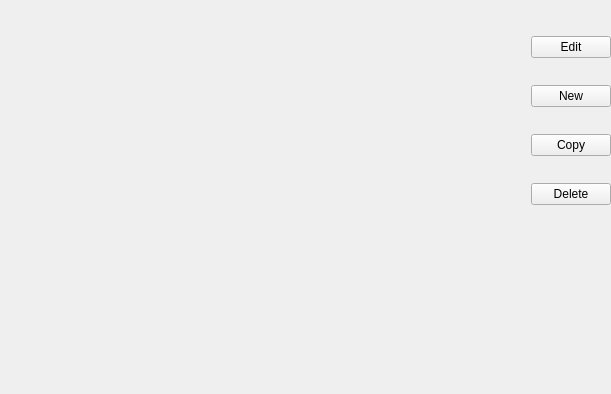
<?xml version="1.0" encoding="UTF-8"?>
<ui version="4.0">
 <class>Programs::CProgramWidget</class>
 <widget class="QWidget" name="Programs::CProgramWidget">
  <property name="geometry">
   <rect>
    <x>0</x>
    <y>0</y>
    <width>611</width>
    <height>394</height>
   </rect>
  </property>
  <layout class="QHBoxLayout" name="horizontalLayout" stretch="1,0">
   <property name="spacing">
    <number>0</number>
   </property>
   <property name="sizeConstraint">
    <enum>QLayout::SetDefaultConstraint</enum>
   </property>
   <property name="leftMargin">
    <number>0</number>
   </property>
   <property name="topMargin">
    <number>9</number>
   </property>
   <property name="rightMargin">
    <number>0</number>
   </property>
   <item>
    <layout class="QHBoxLayout" name="horizontalLayout_2">
     <property name="spacing">
      <number>0</number>
     </property>
     <property name="leftMargin">
      <number>0</number>
     </property>
     <property name="topMargin">
      <number>0</number>
     </property>
     <property name="bottomMargin">
      <number>55</number>
     </property>
     <item>
      <widget class="MainMenu::CScrollTable" name="scrollTable" native="true">
       <property name="sizePolicy">
        <sizepolicy hsizetype="Maximum" vsizetype="Expanding">
         <horstretch>0</horstretch>
         <verstretch>0</verstretch>
        </sizepolicy>
       </property>
       <property name="maximumSize">
        <size>
         <width>545</width>
         <height>16777215</height>
        </size>
       </property>
      </widget>
     </item>
    </layout>
   </item>
   <item>
    <layout class="QVBoxLayout" name="verticalLayout" stretch="0,0,0,0">
     <property name="spacing">
      <number>0</number>
     </property>
     <property name="bottomMargin">
      <number>150</number>
     </property>
     <item>
      <widget class="QPushButton" name="btnEdit">
       <property name="focusPolicy">
        <enum>Qt::NoFocus</enum>
       </property>
       <property name="text">
        <string>Edit</string>
       </property>
      </widget>
     </item>
     <item>
      <widget class="QPushButton" name="btnNew">
       <property name="focusPolicy">
        <enum>Qt::NoFocus</enum>
       </property>
       <property name="text">
        <string>New</string>
       </property>
      </widget>
     </item>
     <item>
      <widget class="QPushButton" name="btnCopy">
       <property name="focusPolicy">
        <enum>Qt::NoFocus</enum>
       </property>
       <property name="text">
        <string>Copy</string>
       </property>
      </widget>
     </item>
     <item>
      <widget class="QPushButton" name="btnDelete">
       <property name="focusPolicy">
        <enum>Qt::NoFocus</enum>
       </property>
       <property name="text">
        <string>Delete</string>
       </property>
      </widget>
     </item>
    </layout>
   </item>
  </layout>
 </widget>
 <customwidgets>
  <customwidget>
   <class>MainMenu::CScrollTable</class>
   <extends>QWidget</extends>
   <header location="global">MainMenu/Include/ScrollTable.h</header>
   <container>1</container>
  </customwidget>
 </customwidgets>
 <resources/>
 <connections/>
</ui>
